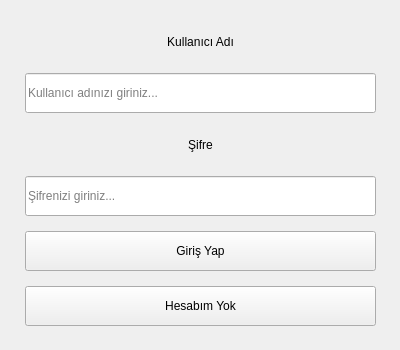
<?xml version="1.0" encoding="UTF-8"?>
<ui version="4.0">
 <class>loginPanel</class>
 <widget class="QWidget" name="loginPanel">
  <property name="geometry">
   <rect>
    <x>0</x>
    <y>0</y>
    <width>400</width>
    <height>350</height>
   </rect>
  </property>
  <property name="windowTitle">
   <string>Giriş Yap</string>
  </property>
  <widget class="QWidget" name="verticalLayoutWidget">
   <property name="geometry">
    <rect>
     <x>10</x>
     <y>10</y>
     <width>381</width>
     <height>331</height>
    </rect>
   </property>
   <layout class="QVBoxLayout" name="verticalLayout">
    <property name="spacing">
     <number>15</number>
    </property>
    <property name="sizeConstraint">
     <enum>QLayout::SetMaximumSize</enum>
    </property>
    <property name="leftMargin">
     <number>15</number>
    </property>
    <property name="topMargin">
     <number>15</number>
    </property>
    <property name="rightMargin">
     <number>15</number>
    </property>
    <property name="bottomMargin">
     <number>15</number>
    </property>
    <item>
     <widget class="QLabel" name="label">
      <property name="text">
       <string>Kullanıcı Adı</string>
      </property>
      <property name="alignment">
       <set>Qt::AlignCenter</set>
      </property>
     </widget>
    </item>
    <item>
     <widget class="QLineEdit" name="usernameInput">
      <property name="minimumSize">
       <size>
        <width>0</width>
        <height>40</height>
       </size>
      </property>
      <property name="placeholderText">
       <string>Kullanıcı adınızı giriniz...</string>
      </property>
     </widget>
    </item>
    <item>
     <widget class="QLabel" name="label_2">
      <property name="text">
       <string>Şifre</string>
      </property>
      <property name="alignment">
       <set>Qt::AlignCenter</set>
      </property>
     </widget>
    </item>
    <item>
     <widget class="QLineEdit" name="passwordInput">
      <property name="minimumSize">
       <size>
        <width>0</width>
        <height>40</height>
       </size>
      </property>
      <property name="inputMask">
       <string/>
      </property>
      <property name="text">
       <string/>
      </property>
      <property name="maxLength">
       <number>32767</number>
      </property>
      <property name="echoMode">
       <enum>QLineEdit::Password</enum>
      </property>
      <property name="placeholderText">
       <string>Şifrenizi giriniz...</string>
      </property>
     </widget>
    </item>
    <item>
     <widget class="QPushButton" name="loginButton">
      <property name="minimumSize">
       <size>
        <width>0</width>
        <height>40</height>
       </size>
      </property>
      <property name="text">
       <string>Giriş Yap</string>
      </property>
     </widget>
    </item>
    <item>
     <widget class="QPushButton" name="registerButton">
      <property name="minimumSize">
       <size>
        <width>0</width>
        <height>40</height>
       </size>
      </property>
      <property name="text">
       <string>Hesabım Yok</string>
      </property>
     </widget>
    </item>
   </layout>
  </widget>
 </widget>
 <resources/>
 <connections/>
</ui>
